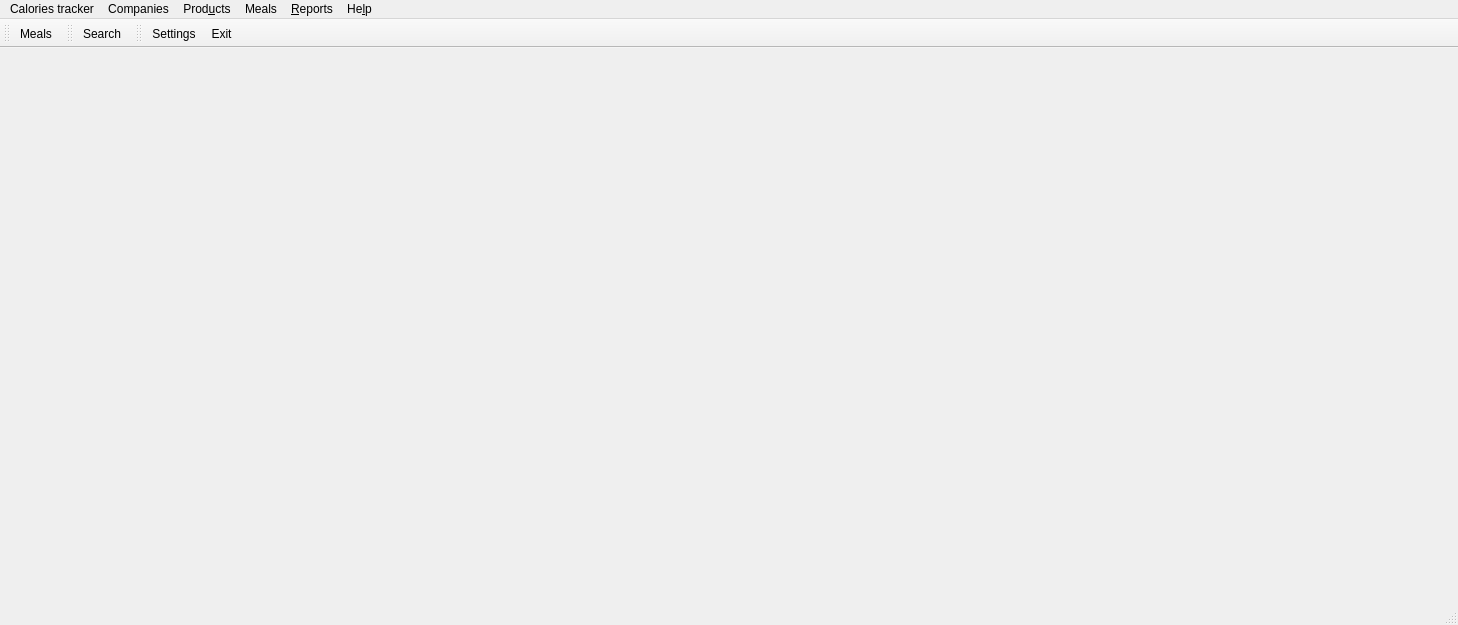
<?xml version="1.0" encoding="UTF-8"?>
<ui version="4.0">
 <author>Mariano Muñoz</author>
 <class>frmMain</class>
 <widget class="QMainWindow" name="frmMain">
  <property name="geometry">
   <rect>
    <x>0</x>
    <y>0</y>
    <width>1458</width>
    <height>625</height>
   </rect>
  </property>
  <property name="sizePolicy">
   <sizepolicy hsizetype="Expanding" vsizetype="Expanding">
    <horstretch>0</horstretch>
    <verstretch>0</verstretch>
   </sizepolicy>
  </property>
  <property name="cursor">
   <cursorShape>ArrowCursor</cursorShape>
  </property>
  <property name="windowIcon">
   <iconset resource="../images/caloriestracker.qrc">
    <normaloff>:/caloriestracker/caloriestracker.svg</normaloff>:/caloriestracker/caloriestracker.svg</iconset>
  </property>
  <widget class="QWidget" name="central">
   <property name="enabled">
    <bool>true</bool>
   </property>
   <property name="sizePolicy">
    <sizepolicy hsizetype="Expanding" vsizetype="Expanding">
     <horstretch>0</horstretch>
     <verstretch>0</verstretch>
    </sizepolicy>
   </property>
   <layout class="QHBoxLayout" name="horizontalLayout">
    <item>
     <layout class="QVBoxLayout" name="layout"/>
    </item>
   </layout>
  </widget>
  <widget class="QMenuBar" name="menuBar">
   <property name="geometry">
    <rect>
     <x>0</x>
     <y>0</y>
     <width>1458</width>
     <height>34</height>
    </rect>
   </property>
   <widget class="QMenu" name="menuAyuda">
    <property name="title">
     <string>He&amp;lp</string>
    </property>
    <addaction name="actionAbout"/>
    <addaction name="separator"/>
    <addaction name="actionCuriosities"/>
    <addaction name="separator"/>
    <addaction name="actionHelp"/>
   </widget>
   <widget class="QMenu" name="menuInformes">
    <property name="title">
     <string>&amp;Reports</string>
    </property>
    <addaction name="separator"/>
    <addaction name="separator"/>
   </widget>
   <widget class="QMenu" name="menuXulpymoney">
    <property name="title">
     <string>Calories tracker</string>
    </property>
    <addaction name="actionMemory"/>
    <addaction name="separator"/>
    <addaction name="actionAuxiliarTables"/>
    <addaction name="separator"/>
    <addaction name="actionSettings"/>
    <addaction name="separator"/>
    <addaction name="actionExit"/>
   </widget>
   <widget class="QMenu" name="menuProducts">
    <property name="title">
     <string>Prod&amp;ucts</string>
    </property>
    <addaction name="separator"/>
    <addaction name="actionSearch"/>
    <addaction name="separator"/>
   </widget>
   <widget class="QMenu" name="menuMealss">
    <property name="title">
     <string>Meals</string>
    </property>
    <addaction name="actionMeals"/>
   </widget>
   <widget class="QMenu" name="menuCompanies">
    <property name="title">
     <string>Companies</string>
    </property>
   </widget>
   <addaction name="menuXulpymoney"/>
   <addaction name="menuCompanies"/>
   <addaction name="menuProducts"/>
   <addaction name="menuMealss"/>
   <addaction name="menuInformes"/>
   <addaction name="menuAyuda"/>
  </widget>
  <widget class="QToolBar" name="tbMain">
   <property name="windowTitle">
    <string>Main toolbar</string>
   </property>
   <property name="iconSize">
    <size>
     <width>26</width>
     <height>26</height>
    </size>
   </property>
   <property name="toolButtonStyle">
    <enum>Qt::ToolButtonIconOnly</enum>
   </property>
   <attribute name="toolBarArea">
    <enum>TopToolBarArea</enum>
   </attribute>
   <attribute name="toolBarBreak">
    <bool>false</bool>
   </attribute>
   <addaction name="actionMeals"/>
  </widget>
  <widget class="QStatusBar" name="statusBar"/>
  <widget class="QToolBar" name="tbProducts">
   <property name="windowTitle">
    <string>Products toolbar</string>
   </property>
   <property name="iconSize">
    <size>
     <width>26</width>
     <height>26</height>
    </size>
   </property>
   <attribute name="toolBarArea">
    <enum>TopToolBarArea</enum>
   </attribute>
   <attribute name="toolBarBreak">
    <bool>false</bool>
   </attribute>
   <addaction name="actionSearch"/>
  </widget>
  <widget class="QToolBar" name="tbSettings">
   <property name="windowTitle">
    <string>Settings toolbar</string>
   </property>
   <attribute name="toolBarArea">
    <enum>TopToolBarArea</enum>
   </attribute>
   <attribute name="toolBarBreak">
    <bool>false</bool>
   </attribute>
   <addaction name="actionSettings"/>
   <addaction name="actionExit"/>
  </widget>
  <action name="actionExit">
   <property name="icon">
    <iconset resource="../images/caloriestracker.qrc">
     <normaloff>:/caloriestracker/exit.png</normaloff>:/caloriestracker/exit.png</iconset>
   </property>
   <property name="text">
    <string>E&amp;xit</string>
   </property>
   <property name="toolTip">
    <string>Exit</string>
   </property>
   <property name="shortcut">
    <string>Alt+Esc</string>
   </property>
  </action>
  <action name="actionAbout">
   <property name="icon">
    <iconset resource="../images/caloriestracker.qrc">
     <normaloff>:/caloriestracker/caloriestracker.svg</normaloff>:/caloriestracker/caloriestracker.svg</iconset>
   </property>
   <property name="text">
    <string>&amp;About</string>
   </property>
   <property name="toolTip">
    <string>About</string>
   </property>
   <property name="shortcut">
    <string>F2</string>
   </property>
  </action>
  <action name="actionAuxiliarTables">
   <property name="icon">
    <iconset resource="../images/caloriestracker.qrc">
     <normaloff>:/caloriestracker/table.png</normaloff>:/caloriestracker/table.png</iconset>
   </property>
   <property name="text">
    <string>&amp;Auxiliar tables</string>
   </property>
   <property name="toolTip">
    <string>Auxiliar tables</string>
   </property>
  </action>
  <action name="actionMemory">
   <property name="icon">
    <iconset resource="../images/caloriestracker.qrc">
     <normaloff>:/caloriestracker/transfer.png</normaloff>:/caloriestracker/transfer.png</iconset>
   </property>
   <property name="text">
    <string>&amp;Update memory</string>
   </property>
   <property name="toolTip">
    <string>Update memory</string>
   </property>
  </action>
  <action name="actionSettings">
   <property name="icon">
    <iconset resource="../images/caloriestracker.qrc">
     <normaloff>:/caloriestracker/configure.png</normaloff>:/caloriestracker/configure.png</iconset>
   </property>
   <property name="text">
    <string>&amp;Settings</string>
   </property>
   <property name="toolTip">
    <string>Settings</string>
   </property>
  </action>
  <action name="actionHelp">
   <property name="icon">
    <iconset resource="../images/caloriestracker.qrc">
     <normaloff>:/caloriestracker/books.png</normaloff>:/caloriestracker/books.png</iconset>
   </property>
   <property name="text">
    <string>&amp;Help</string>
   </property>
   <property name="toolTip">
    <string>Help</string>
   </property>
   <property name="shortcut">
    <string>F1</string>
   </property>
  </action>
  <action name="actionSearch">
   <property name="icon">
    <iconset resource="../images/caloriestracker.qrc">
     <normaloff>:/caloriestracker/search.png</normaloff>:/caloriestracker/search.png</iconset>
   </property>
   <property name="text">
    <string>Search</string>
   </property>
   <property name="shortcut">
    <string>Ctrl+B</string>
   </property>
  </action>
  <action name="actionProductsUser">
   <property name="icon">
    <iconset>
     <normaloff>:/xulpymoney/keko.png</normaloff>:/xulpymoney/keko.png</iconset>
   </property>
   <property name="text">
    <string>&amp;User products</string>
   </property>
   <property name="toolTip">
    <string>User products</string>
   </property>
  </action>
  <action name="actionCuriosities">
   <property name="icon">
    <iconset resource="../images/caloriestracker.qrc">
     <normaloff>:/caloriestracker/curiosity.png</normaloff>:/caloriestracker/curiosity.png</iconset>
   </property>
   <property name="text">
    <string>&amp;Curiosities</string>
   </property>
   <property name="toolTip">
    <string>Curiosities</string>
   </property>
  </action>
  <action name="actionMeals">
   <property name="icon">
    <iconset resource="../images/caloriestracker.qrc">
     <normaloff>:/caloriestracker/meals.svg</normaloff>:/caloriestracker/meals.svg</iconset>
   </property>
   <property name="text">
    <string>Meals</string>
   </property>
   <property name="toolTip">
    <string>Meals</string>
   </property>
  </action>
 </widget>
 <resources>
  <include location="../images/caloriestracker.qrc"/>
 </resources>
 <connections/>
</ui>
